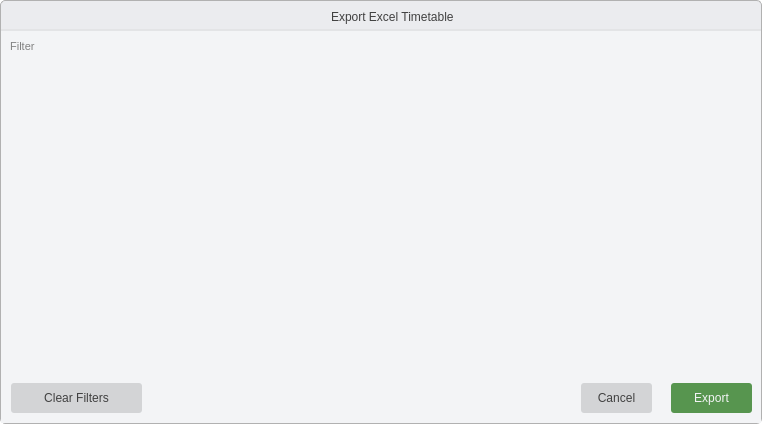
<?xml version="1.0" encoding="UTF-8"?>
<ui version="4.0">
 <class>Export</class>
 <widget class="QDialog" name="Export">
  <property name="geometry">
   <rect>
    <x>0</x>
    <y>0</y>
    <width>762</width>
    <height>424</height>
   </rect>
  </property>
  <property name="windowTitle">
   <string>Dialog</string>
  </property>
  <property name="styleSheet">
   <string notr="true">* {
	background: transparent;
	border: none;
	color: #414141;
}

QComboBox{
	border: 1px solid #D3D4D6;
	border-radius: 5px;
	padding-left: 5px;
	outline: none;
	background: #FBFCFE;
}

QComboBox::drop-down{
	background: transparent;
}

QComboBox::down-arrow{
	image: url(':/icons/icons/drop_down.svg');
	height: 24px;
	width: 24px;
}

QSpinBox{
	border: 1px solid #D3D4D6;
	border-radius: 5px;
	padding-left: 5px;
	background: #FBFCFE;
}

QSpinBox:down-button{
	background: transparent;
}

QSpinBox:up-button{
	background: transparent;
}

QSpinBox:down-arrow{
	image: url(':/icons/icons/drop_down.svg');
	height: 24px;
	width: 24px;
}

QSpinBox:up-arrow{
	image: url(':/icons/icons/drop_up.svg');
	height: 24px;
	width: 24px;
}

QLineEdit{
	border: 1px solid #D3D4D6;
	border-radius: 5px;
	padding-left: 5px;
	background: #FBFCFE;
}

QWidget#main_container {
	background: #EBECEF;
	border-radius: 5px;
	border: 1px solid #B1B1B1;
}

QWidget#container {
	background: #F3F4F6;
}

#close_btn:hover{
	background: #DC2626;
}

#toolbar{
	border-bottom: 2px solid #E3E4E6;
}</string>
  </property>
  <layout class="QVBoxLayout" name="verticalLayout_2">
   <property name="spacing">
    <number>0</number>
   </property>
   <property name="leftMargin">
    <number>0</number>
   </property>
   <property name="topMargin">
    <number>0</number>
   </property>
   <property name="rightMargin">
    <number>0</number>
   </property>
   <property name="bottomMargin">
    <number>0</number>
   </property>
   <item>
    <widget class="QWidget" name="main_container" native="true">
     <layout class="QVBoxLayout" name="verticalLayout">
      <property name="spacing">
       <number>0</number>
      </property>
      <property name="leftMargin">
       <number>1</number>
      </property>
      <property name="topMargin">
       <number>1</number>
      </property>
      <property name="rightMargin">
       <number>1</number>
      </property>
      <property name="bottomMargin">
       <number>1</number>
      </property>
      <item>
       <widget class="QWidget" name="toolbar" native="true">
        <property name="minimumSize">
         <size>
          <width>0</width>
          <height>30</height>
         </size>
        </property>
        <property name="maximumSize">
         <size>
          <width>16777215</width>
          <height>30</height>
         </size>
        </property>
        <widget class="QPushButton" name="close_btn">
         <property name="geometry">
          <rect>
           <x>730</x>
           <y>0</y>
           <width>30</width>
           <height>30</height>
          </rect>
         </property>
         <property name="focusPolicy">
          <enum>Qt::FocusPolicy::NoFocus</enum>
         </property>
         <property name="text">
          <string/>
         </property>
         <property name="icon">
          <iconset theme="QIcon::ThemeIcon::ApplicationExit"/>
         </property>
         <property name="iconSize">
          <size>
           <width>10</width>
           <height>10</height>
          </size>
         </property>
        </widget>
        <widget class="QLabel" name="label">
         <property name="geometry">
          <rect>
           <x>330</x>
           <y>0</y>
           <width>141</width>
           <height>31</height>
          </rect>
         </property>
         <property name="text">
          <string>Export Excel Timetable</string>
         </property>
        </widget>
       </widget>
      </item>
      <item>
       <widget class="QWidget" name="container" native="true">
        <layout class="QVBoxLayout" name="verticalLayout_3">
         <property name="spacing">
          <number>0</number>
         </property>
         <property name="leftMargin">
          <number>0</number>
         </property>
         <property name="topMargin">
          <number>0</number>
         </property>
         <property name="rightMargin">
          <number>0</number>
         </property>
         <property name="bottomMargin">
          <number>0</number>
         </property>
         <item>
          <widget class="QFrame" name="frame">
           <property name="frameShape">
            <enum>QFrame::Shape::StyledPanel</enum>
           </property>
           <property name="frameShadow">
            <enum>QFrame::Shadow::Plain</enum>
           </property>
           <layout class="QVBoxLayout" name="verticalLayout_4">
            <property name="spacing">
             <number>0</number>
            </property>
            <property name="leftMargin">
             <number>0</number>
            </property>
            <property name="topMargin">
             <number>0</number>
            </property>
            <property name="rightMargin">
             <number>0</number>
            </property>
            <property name="bottomMargin">
             <number>0</number>
            </property>
            <item>
             <widget class="QLabel" name="sub_title_2">
              <property name="minimumSize">
               <size>
                <width>0</width>
                <height>30</height>
               </size>
              </property>
              <property name="maximumSize">
               <size>
                <width>16777215</width>
                <height>30</height>
               </size>
              </property>
              <property name="font">
               <font>
                <pointsize>8</pointsize>
                <bold>false</bold>
               </font>
              </property>
              <property name="styleSheet">
               <string notr="true">color: rgb(129, 129, 129);</string>
              </property>
              <property name="text">
               <string>   Filter</string>
              </property>
             </widget>
            </item>
            <item>
             <widget class="QWidget" name="widget_2" native="true">
              <layout class="QHBoxLayout" name="horizontalLayout">
               <item>
                <widget class="CheckListFilter" name="courses_checklist">
                 <layout class="QVBoxLayout" name="verticalLayout_5"/>
                </widget>
               </item>
               <item>
                <widget class="CheckListFilter" name="lecturers_checklist">
                 <layout class="QVBoxLayout" name="verticalLayout_7"/>
                </widget>
               </item>
               <item>
                <widget class="CheckListFilter" name="venues_checklist">
                 <layout class="QVBoxLayout" name="verticalLayout_6"/>
                </widget>
               </item>
              </layout>
             </widget>
            </item>
            <item>
             <widget class="QWidget" name="widget" native="true">
              <property name="minimumSize">
               <size>
                <width>0</width>
                <height>40</height>
               </size>
              </property>
              <property name="maximumSize">
               <size>
                <width>16777215</width>
                <height>40</height>
               </size>
              </property>
              <widget class="QPushButton" name="timetable_export">
               <property name="geometry">
                <rect>
                 <x>670</x>
                 <y>0</y>
                 <width>81</width>
                 <height>30</height>
                </rect>
               </property>
               <property name="cursor">
                <cursorShape>PointingHandCursor</cursorShape>
               </property>
               <property name="styleSheet">
                <string notr="true">padding: 5px;
background: #57954F;
color: #F3F4F6;
border-radius: 3px;</string>
               </property>
               <property name="text">
                <string>Export</string>
               </property>
              </widget>
              <widget class="QPushButton" name="cancel_btn">
               <property name="geometry">
                <rect>
                 <x>580</x>
                 <y>0</y>
                 <width>71</width>
                 <height>30</height>
                </rect>
               </property>
               <property name="cursor">
                <cursorShape>PointingHandCursor</cursorShape>
               </property>
               <property name="focusPolicy">
                <enum>Qt::FocusPolicy::StrongFocus</enum>
               </property>
               <property name="layoutDirection">
                <enum>Qt::LayoutDirection::LeftToRight</enum>
               </property>
               <property name="styleSheet">
                <string notr="true">padding: 5px;
background: #D3D4D6;
color: #414141;
border-radius: 3px;</string>
               </property>
               <property name="text">
                <string>Cancel</string>
               </property>
               <property name="iconSize">
                <size>
                 <width>12</width>
                 <height>12</height>
                </size>
               </property>
              </widget>
              <widget class="QPushButton" name="clear_btn">
               <property name="geometry">
                <rect>
                 <x>10</x>
                 <y>0</y>
                 <width>131</width>
                 <height>30</height>
                </rect>
               </property>
               <property name="cursor">
                <cursorShape>PointingHandCursor</cursorShape>
               </property>
               <property name="focusPolicy">
                <enum>Qt::FocusPolicy::StrongFocus</enum>
               </property>
               <property name="layoutDirection">
                <enum>Qt::LayoutDirection::LeftToRight</enum>
               </property>
               <property name="styleSheet">
                <string notr="true">padding: 5px;
background: #D3D4D6;
color: #414141;
border-radius: 3px;</string>
               </property>
               <property name="text">
                <string>Clear Filters</string>
               </property>
               <property name="iconSize">
                <size>
                 <width>12</width>
                 <height>12</height>
                </size>
               </property>
              </widget>
             </widget>
            </item>
           </layout>
          </widget>
         </item>
        </layout>
       </widget>
      </item>
     </layout>
    </widget>
   </item>
  </layout>
 </widget>
 <customwidgets>
  <customwidget>
   <class>CheckListFilter</class>
   <extends>QFrame</extends>
   <header>widgets.widgets</header>
   <container>1</container>
  </customwidget>
 </customwidgets>
 <resources>
  <include location="../assets/icons.qrc"/>
 </resources>
 <connections/>
</ui>
